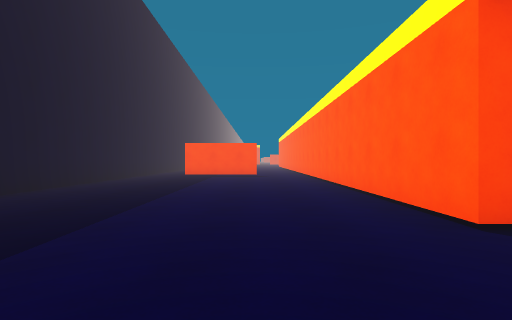
[1] (above)

15 first-person views from a walk through a scene from a Unity 3-D project. The camera is 1.2 m above the floor, looks level and sees 80° across. The floor is counted in squares, 2 m on a side. Each view is taken from the middle of a square. On the plan, view 1 faces up. The plan holds only what a view shows up to about 9 squares ahead; the rest is blank. The place goes on beyond the plan. The player character is not drawn.

[2]
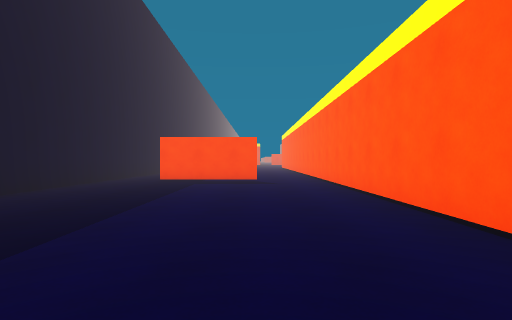

[3]
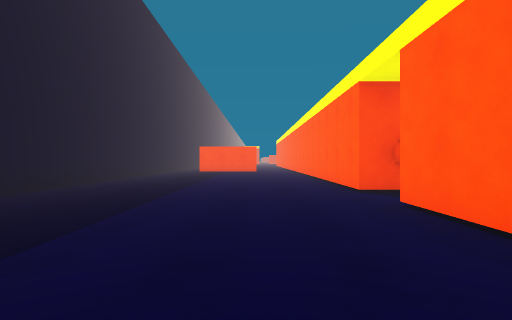

[4]
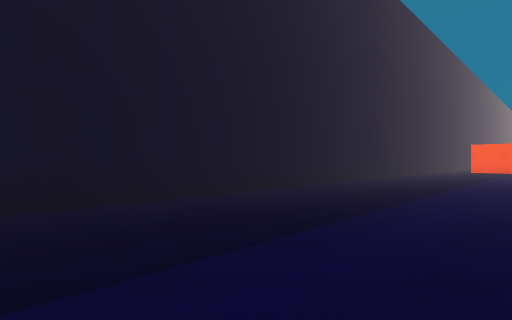

[5]
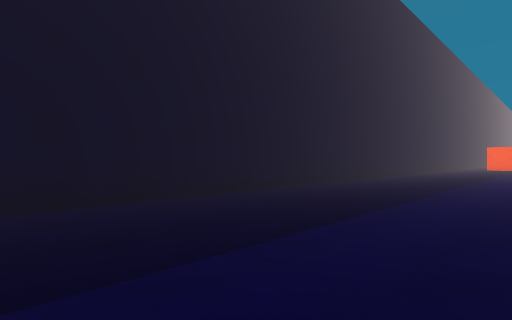

[6]
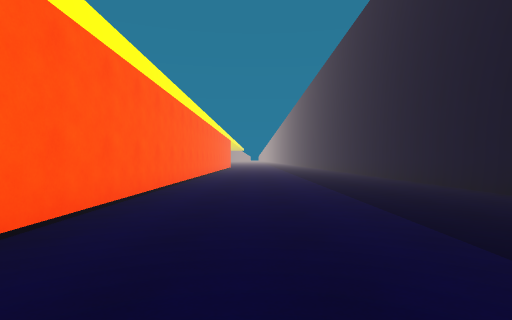

[7]
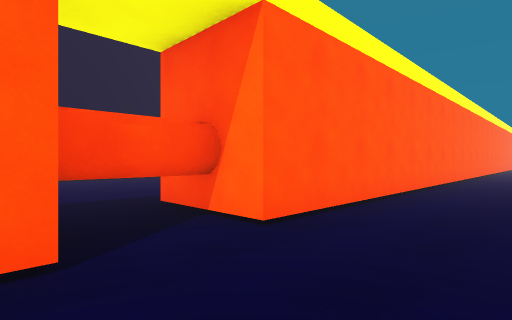

[8]
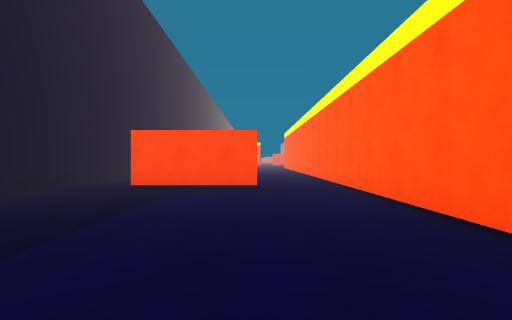

[9]
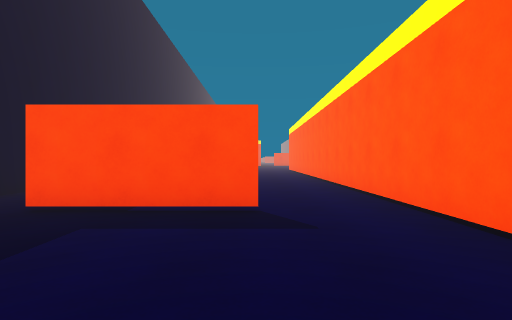

[10]
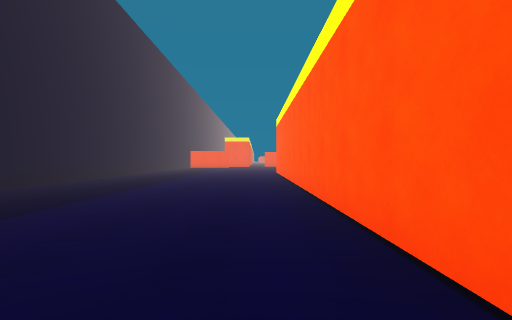

[11]
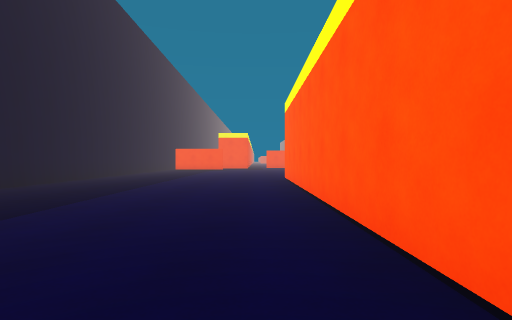

[12]
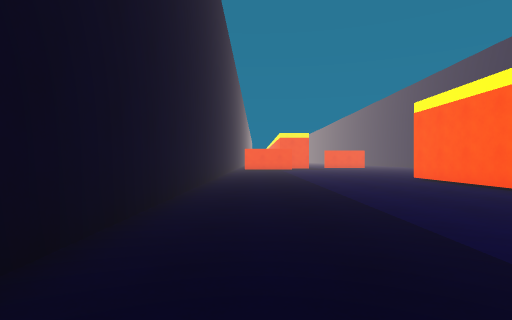

[13]
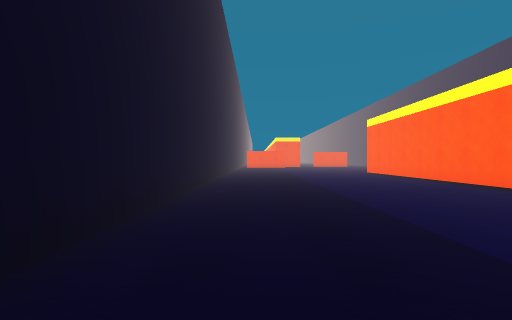

[14]
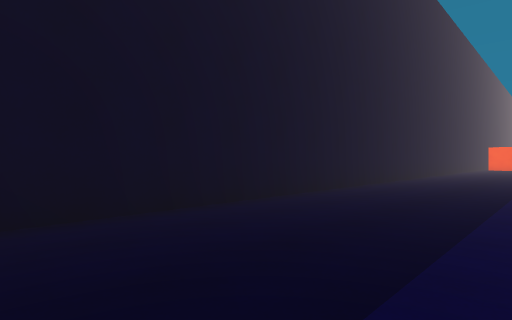

[15]
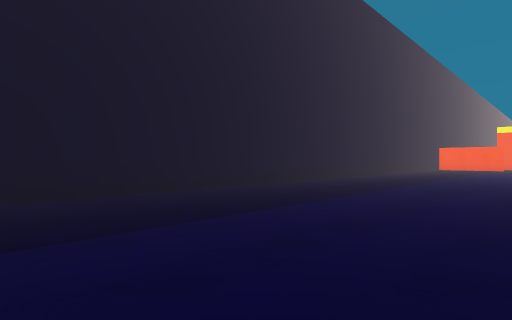

### Floor plan
Points are (right, up) in squares from view 1. A wall is a line through its corners. A room is listed if a view was taken in it or the views show most of it. See-through windows are left out.
Room 1 (views 1, 2, 3, 4, 5, 6, 7, 8, 9, 10, 13)
walls: (2.5, 1) (2.5, 2.6) (1.9, 2.6) (1.9, 12.6); (0.1, 11.6) (-2.8, 11.6); (1.9, -8) (1.9, 1); (-4.3, 12.5) (-4.3, -8)
ways out: opening at (-3.5, 12) to room 2; opening at (1, 12) to room 2
Room 2 (views 11, 12, 14, 15)
walls: (-4.3, 25) (-4.3, 12.5); (1.9, 12.6) (1.9, 25)
ways out: opening at (-3.5, 12) to room 1; opening at (1, 12) to room 1

Positions as (right, up) in squares from view 1, and headings:
1: (0, 0), facing up
2: (0, 3), facing up
3: (0, -3), facing up
4: (0, -4), facing up-left
5: (0, -8), facing up-left
6: (0, 1), facing down
7: (0, 3), facing down-right
8: (0, 5), facing up
9: (0, 8), facing up
10: (1, 12), facing up
11: (1, 16), facing up
12: (-3, 16), facing up
13: (-3, 12), facing up
14: (-1, 14), facing up-left
15: (1, 15), facing up-left
